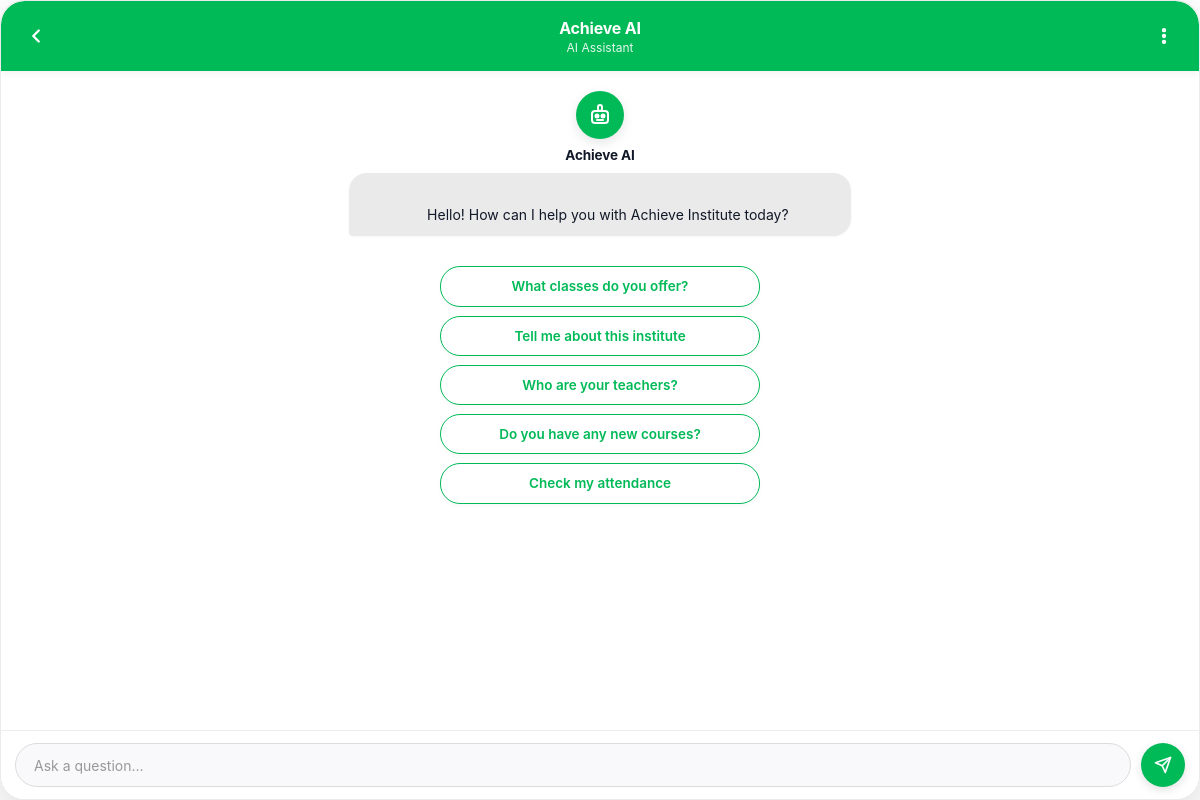
The app's page /chat.php with its own data.
### tables this page shows
CREATE TABLE assistants (
    id INT UNSIGNED NOT NULL AUTO_INCREMENT,
    institute_id INT UNSIGNED NULL,
    name VARCHAR(255) NOT NULL,
    description TEXT NULL,
    purpose TEXT NULL,
    welcome_message TEXT NULL,
    enabled TINYINT(1) NOT NULL DEFAULT 1,
    theme_primary_color VARCHAR(20) DEFAULT '#00B957',
    theme_secondary_color VARCHAR(20) DEFAULT '#F3F4F6',
    theme_text_color VARCHAR(20) DEFAULT '#111827',
    theme_header_text_color VARCHAR(20) DEFAULT '#FFFFFF',
    user_bubble_color VARCHAR(20) DEFAULT '#ECFDF3',
    assistant_bubble_color VARCHAR(20) DEFAULT '#EAEAEA',
    chat_background_color VARCHAR(20) DEFAULT '#FFFFFF',
    starter_messages TEXT NULL,
    header_subtitle VARCHAR(255) DEFAULT 'AI Assistant',
    created_at DATETIME NOT NULL DEFAULT CURRENT_TIMESTAMP,
    updated_at DATETIME NOT NULL DEFAULT CURRENT_TIMESTAMP ON UPDATE CURRENT_TIMESTAMP,
    PRIMARY KEY (id),
    CONSTRAINT fk_assistant_institute
        FOREIGN KEY (institute_id) REFERENCES institutes(id)
        ON DELETE SET NULL
);

### src/Env.php (called while the page is built, shortened)
<?php
final class Env
{
    private static array $values = [];
    public static function get(string $key, ?string $default = null): ?string
    {
        $value = getenv($key);
        if ($value !== false) {
            return $value;
        }
        return self::$values[$key] ?? $default;
    }
    public static function bool(string $key, bool $default = false): bool
    {
        $value = self::get($key);
        return filter_var($value, FILTER_VALIDATE_BOOL);
    }
}

### bootstrap.php (called while the page is built, shortened)
<?php
require_once APP_ROOT . '/src/Env.php';
require_once APP_ROOT . '/src/Database.php';
require_once APP_ROOT . '/src/AssistantRepository.php';
function ai_base_path(): string
{
    return rtrim(Env::get('APP_BASE_PATH', '/ai-assistant') ?: '/ai-assistant', '/');
}

### src/AssistantRepository.php (called while the page is built, shortened)
<?php
final class AssistantRepository
{
    public function getByWidgetKey(string $widgetKey): ?array
    {
        $widgetKey = trim($widgetKey);
        $stmt = $this->pdo->prepare(
            'SELECT a.*,
                    i.id AS institute_id,
                    i.name AS institute_name,
                    i.public_widget_key,
                    i.is_active AS institute_active,
                    i.allowed_domains
             FROM assistants a
             INNER JOIN institutes i ON i.id = a.institute_id
             WHERE i.public_widget_key = ?
             LIMIT 1'
        );
        $stmt->execute([$widgetKey]);
        $row = $stmt->fetch();
        return is_array($row) ? $row : null;
    }
}

### src/Database.php (called while the page is built, shortened)
<?php
final class Database
{
    private static ?PDO $pdo = null;
    public static function connection(): PDO
    {
        $host = Env::get('AI_DB_HOST', '127.0.0.1');
        $port = Env::get('AI_DB_PORT', '3306');
        $name = Env::get('AI_DB_NAME', 'getmore_ai');
        $user = Env::get('AI_DB_USER', 'root');
        $pass = Env::get('AI_DB_PASSWORD', '');
        $dsn = sprintf(
            'mysql:host=%s;port=%s;dbname=%s;charset=utf8mb4',
            $host,
            $port,
            $name
        );
        self::$pdo = new PDO($dsn, $user, $pass, [
            PDO::ATTR_ERRMODE => PDO::ERRMODE_EXCEPTION,
            PDO::ATTR_DEFAULT_FETCH_MODE => PDO::FETCH_ASSOC,
            PDO::ATTR_EMULATE_PREPARES => false,
        ]);
        return self::$pdo;
    }
}

### chat.php (the view, shortened to what this page needs)
<?php
require_once __DIR__ . '/bootstrap.php';
$base = ai_base_path();
$isDev = Env::bool('DEV_MODE', false);
$widgetKey = trim((string) ($_GET['assistant'] ?? ''));
if ($widgetKey === '' && $isDev) {
    $widgetKey = 'pk_achieve_72af8391';
}
$assistant = null;
if ($widgetKey === '') {
    $errorMessage = 'This assistant is currently unavailable.';
} else {
    try {
        $repository = new AssistantRepository(Database::connection());
        $assistant = $repository->getByWidgetKey($widgetKey);
    } catch (Throwable $e) {
        $errorMessage = 'This assistant is currently unavailable.';
    }
}
    ?>
    <?php
$enabled = !empty($assistant['enabled']);
$themePrimaryColor = (string) ($assistant['theme_primary_color'] ?? '#00B957');
$themeTextColor = (string) ($assistant['theme_text_color'] ?? '#111827');
$themeHeaderTextColor = (string) ($assistant['theme_header_text_color'] ?? '#FFFFFF');
$userBubbleColor = (string) ($assistant['user_bubble_color'] ?? '#ECFDF3');
$assistantBubbleColor = (string) ($assistant['assistant_bubble_color'] ?? '#EAEAEA');
$chatBgColor = (string) ($assistant['chat_background_color'] ?? '#FFFFFF');
$headerSubtitle = (string) ($assistant['header_subtitle'] ?? 'AI Assistant');
$starterMessages = [];
if (!empty($assistant['starter_messages'])) {
    $decoded = json_decode((string) $assistant['starter_messages'], true);
    if (is_array($decoded)) {
        $starterMessages = $decoded;
    }
}
?>
<!doctype html>
<html lang="en">
<head>
    <link rel="stylesheet" href="<?= htmlspecialchars($base) ?>/assets/chat.css">
</head>
<body>
<div
    class="chat-shell"
    data-api-url="<?= htmlspecialchars($base) ?>/api/chat.php"
    data-assistant-key="<?= htmlspecialchars($widgetKey) ?>"
    data-enabled="<?= $enabled ? '1' : '0' ?>"
    data-primary-color="<?= htmlspecialchars($themePrimaryColor) ?>"
    data-admin-primary="<?= htmlspecialchars($themePrimaryColor) ?>"
    data-admin-header-text="<?= htmlspecialchars($themeHeaderTextColor) ?>"
    data-admin-bg="<?= htmlspecialchars($chatBgColor) ?>"
    data-admin-user-bubble="<?= htmlspecialchars($userBubbleColor) ?>"
    data-admin-assistant-bubble="<?= htmlspecialchars($assistantBubbleColor) ?>"
    data-admin-text="<?= htmlspecialchars($themeTextColor) ?>"
>
    <header class="chat-header">
        <button type="button" class="header-icon-btn" id="header-back-btn" aria-label="Back">
            <svg width="22" height="22" viewBox="0 0 24 24" fill="none" stroke="currentColor" stroke-width="2.5" stroke-linecap="round" stroke-linejoin="round">
                <path d="M15 18l-6-6 6-6"/>
            </svg>
        </button>
        <div class="header-info">
            <strong class="header-name"><?= htmlspecialchars((string) $assistant['name']) ?></strong>
            <span class="header-subtitle"><?= htmlspecialchars($headerSubtitle) ?></span>
        </div>
        <div class="header-menu-wrap">
            <button type="button" class="header-icon-btn" id="header-menu-btn" aria-label="Menu" aria-expanded="false" aria-haspopup="true">
                <svg width="20" height="20" viewBox="0 0 24 24" fill="none" stroke="currentColor" stroke-width="2.2" stroke-linecap="round" stroke-linejoin="round">
                    <circle cx="12" cy="12" r="1.5"/>
                    <circle cx="12" cy="5" r="1.5"/>
                    <circle cx="12" cy="19" r="1.5"/>
                </svg>
            </button>
        </div>
    </header>
    <main id="messages" class="messages">
        <div class="assistant-intro">
            <div class="assistant-avatar" aria-hidden="true">
            </div>
            <div class="assistant-intro-name"><?= htmlspecialchars((string) $assistant['name']) ?></div>
            <div class="bubble assistant-bubble welcome-bubble">
                <?= nl2br(htmlspecialchars((string) $assistant['welcome_message'])) ?>
            </div>
        </div>
        <?php if ($starterMessages !== []): ?>
            <div id="starter-buttons" class="starter-buttons">
                <?php foreach ($starterMessages as $starter): ?>
                    <button type="button" class="starter-btn" data-message="<?= htmlspecialchars((string) $starter) ?>">
                        <?= htmlspecialchars((string) $starter) ?>
                    </button>
                <?php endforeach; ?>
            </div>
        <?php endif; ?>
    </main>
    <form id="chat-form" class="composer" autocomplete="off">
        <input
            id="chat-input"
            maxlength="2000"
            placeholder="Ask a question…"
            <?= $enabled ? '' : 'disabled' ?>
        >
        <button type="submit" id="chat-send-btn" aria-label="Send message" <?= $enabled ? '' : 'disabled' ?>>
            <svg width="18" height="18" viewBox="0 0 24 24" fill="none" stroke="currentColor" stroke-width="2.2" stroke-linecap="round" stroke-linejoin="round">
                <line x1="22" y1="2" x2="11" y2="13"/>
                <polygon points="22 2 15 22 11 13 2 9 22 2"/>
            </svg>
        </button>
    </form>
</div>
</body>
</html>

### records on screen
assistants: name "Achieve AI", header_subtitle "AI Assistant", welcome_message "Hello! How can I help you with Achieve Institute today?", starter_messages "What classes do you offer?", starter_messages "Tell me about this institute", starter_messages "Who are your teachers?", starter_messages "Do you have any new courses?", starter_messages "Check my attendance"
